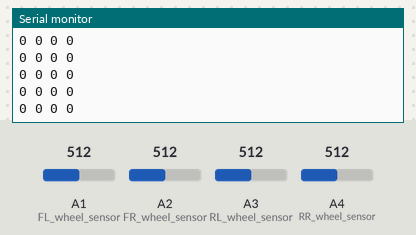
Simulated run of this sketch. Board: Teensy 3. On the bench: the last lines printed to the serial monitor. The test bench sets the inputs (shaded band); at power-on: A1 (FL_wheel_sensor) = 512, A2 (FR_wheel_sensor) = 512, A3 (RL_wheel_sensor) = 512, A4 (RR_wheel_sensor) = 512.

Above: at 1.2 s.
1.3 s: A1 (FL_wheel_sensor) set to 306
At 1.31 s:
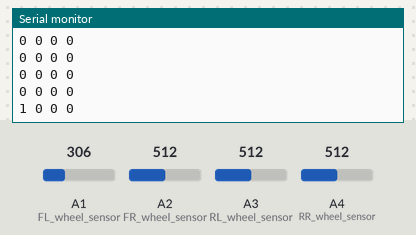
2.8 s: A2 (FR_wheel_sensor) set to 306
At 2.81 s:
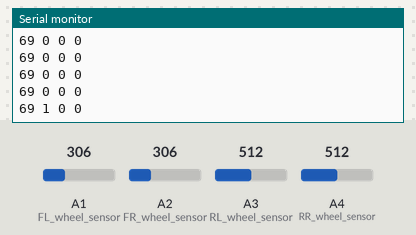
4.3 s: A3 (RL_wheel_sensor) set to 306
At 4.31 s:
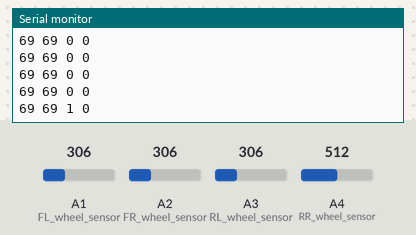
5.8 s: A4 (RR_wheel_sensor) set to 306
At 5.81 s:
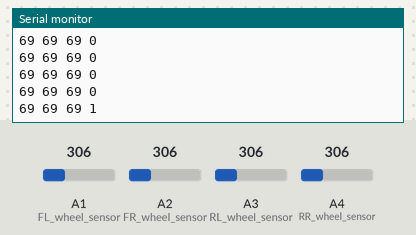
7.3 s: A1 (FL_wheel_sensor) set to 716
At 7.31 s:
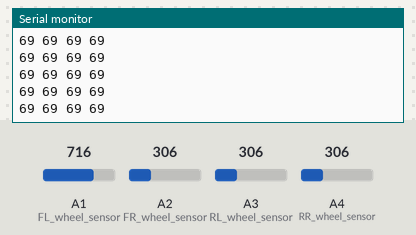
8.8 s: A2 (FR_wheel_sensor) set to 716
At 8.81 s:
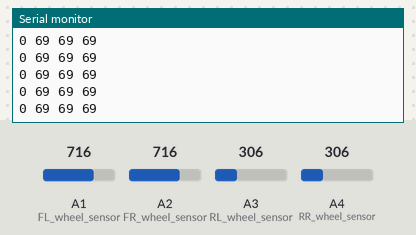
Timing chart, 0 to 11.3 s (numbered marks = the images above; inputs shaded):
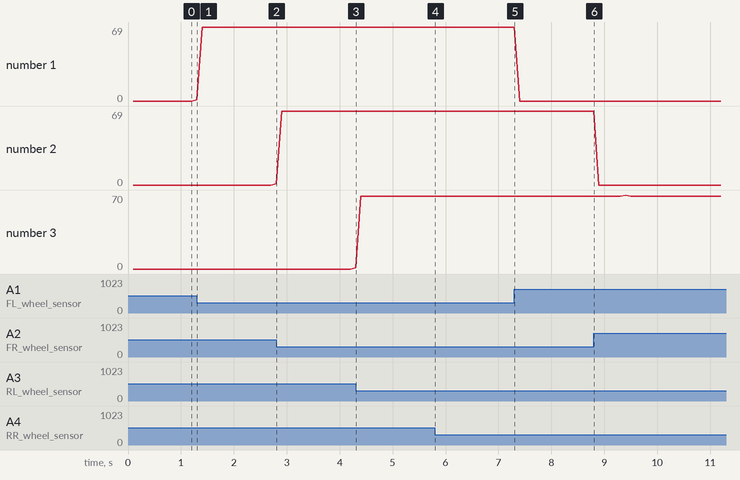

The sketch:

sketch_mecanum_wheel_speed.ino
```cpp
#include <Wire.h>
#include "MsTimer2.h"

#define FL_wheel_sensor A1
#define FR_wheel_sensor A2
#define RL_wheel_sensor A3
#define RR_wheel_sensor A4

volatile bool en_TimerTick = false;

void ISR_timer() {
	en_TimerTick = true;
}

void wheel_encoder();
void setup()
{
	pinMode(FL_wheel_sensor, INPUT);
	pinMode(FR_wheel_sensor, INPUT);
	pinMode(RL_wheel_sensor, INPUT);
	pinMode(RR_wheel_sensor, INPUT);

	//pinMode(8, OUTPUT);
	//digitalWrite(8, HIGH);

	MsTimer2::set(100, ISR_timer); // ~ms period
	MsTimer2::start();

	Serial.begin(9600);

}

void loop()
{
	//static int wheel_speed[] = { 0,0,0,0 };
	int i, sum = 0;


	wheel_encoder();
	//wheel_encoder(wheel_speed);

}


void wheel_encoder() {
	static int encoder_t0[] = { 0,0,0,0 };
	static int encoder_t_sum[] = { 0,0,0,0 };
	static short encoder_value_arr[250][4] = { 0, };
	static short encoder_high[4] = { 0,0,0,0 };
	static short encoder_low[4] = { 0,0,0,0 };
	static short encoder_counter[4] = { 0,0,0,0 };

	int encoder_t1[] = { 0,0,0,0 };
	int i;
	static int __counter = 0;
	static int iter = 0;

	int sensitivity = 500;

	encoder_t1[0] = analogRead(FL_wheel_sensor);
	encoder_t1[1] = analogRead(FR_wheel_sensor);
	encoder_t1[2] = analogRead(RL_wheel_sensor);
	encoder_t1[3] = analogRead(RR_wheel_sensor);


	for (i = 0; i < 4; i++) {
		//encoder_value_arr[iter][i] = encoder_t1[i];
		if (encoder_t1[i] > sensitivity) {
			encoder_high[i]++;
			encoder_value_arr[iter][i] = 1;
		}
		else {
			encoder_low[i]++;
			encoder_value_arr[iter][i] = 0;
		}
	}

	if (++iter > 248) {
		iter = 0;
	}
	//Serial.print(iter);


	//for (i = 0; i < 4; i++) {
	//	Serial.print(encoder_t1[i]);
	//	Serial.print(' ');
	//}
	//Serial.println();

	//for (i = 0; i < 4; i++) {
	//	if (encoder_t1[i] < sensitivity && encoder_t0[i] > sensitivity) {
	//		//        if(++pulse_counter > 239){
	//		//             Serial.println("1rev");
	//		//             pulse_counter=0;
	//		//        }
	//		++encoder_counter[i];
	//	}
	//	encoder_t0[i] = encoder_t1[i];
	//}

	if (en_TimerTick) {
		//}
		//	//Serial.print(iter);
		//Serial.println();

		for (i = 0; i < 4; i++) {
      Serial.print(iter-encoder_high[i]);
      Serial.print(' ');
//      Serial.print(encoder_low[i]);
//      Serial.print(' ');
//      Serial.print(encoder_high[3]+encoder_low[3]);
//      Serial.print(' ');
			encoder_high[i] = 0;
			encoder_low[i] = 0;
		}


//		Serial.print(iter);
//		Serial.print(' ');
		iter = 0;

		//for (i = 0; i < 4; i++) {
		//	Serial.print(' ');
		//	Serial.print(encoder_counter[i]);

		//	//encoder_t_sum[i] += wheel_cnt[i];
		//	encoder_counter[i] = 0;
		//}

		for (i = 0; i < iter; i++) {
			//Serial.print(encoder_value_arr[i][4]);

		}
		Serial.println();
		iter = 0;
		//++__counter;
		//if (__counter > 0) {
		//	for (i = 0; i < 4; i++) {
		//		//	Serial.print((int)(encoder_t_sum[i] / __counter));
		//		//	Serial.print(' ');
		//		//	encoder_t_sum[i] = 0;

		//		}
		//		//Serial.println();
		//		__counter = 0;
		//	}

		//	//Serial.println();


		en_TimerTick = false;


	}


}
```

Measured:
- after the input at 1.3 s, the serial monitor: prints a new line at once (image 1)
- after the input at 2.8 s, the serial monitor: prints a new line at once (image 2)
- after the input at 4.3 s, the serial monitor: prints a new line at once (image 3)
- after the input at 5.8 s, the serial monitor: prints a new line at once (image 4)
- plotted number 1: 0 → 69 after the input at 1.3 s
